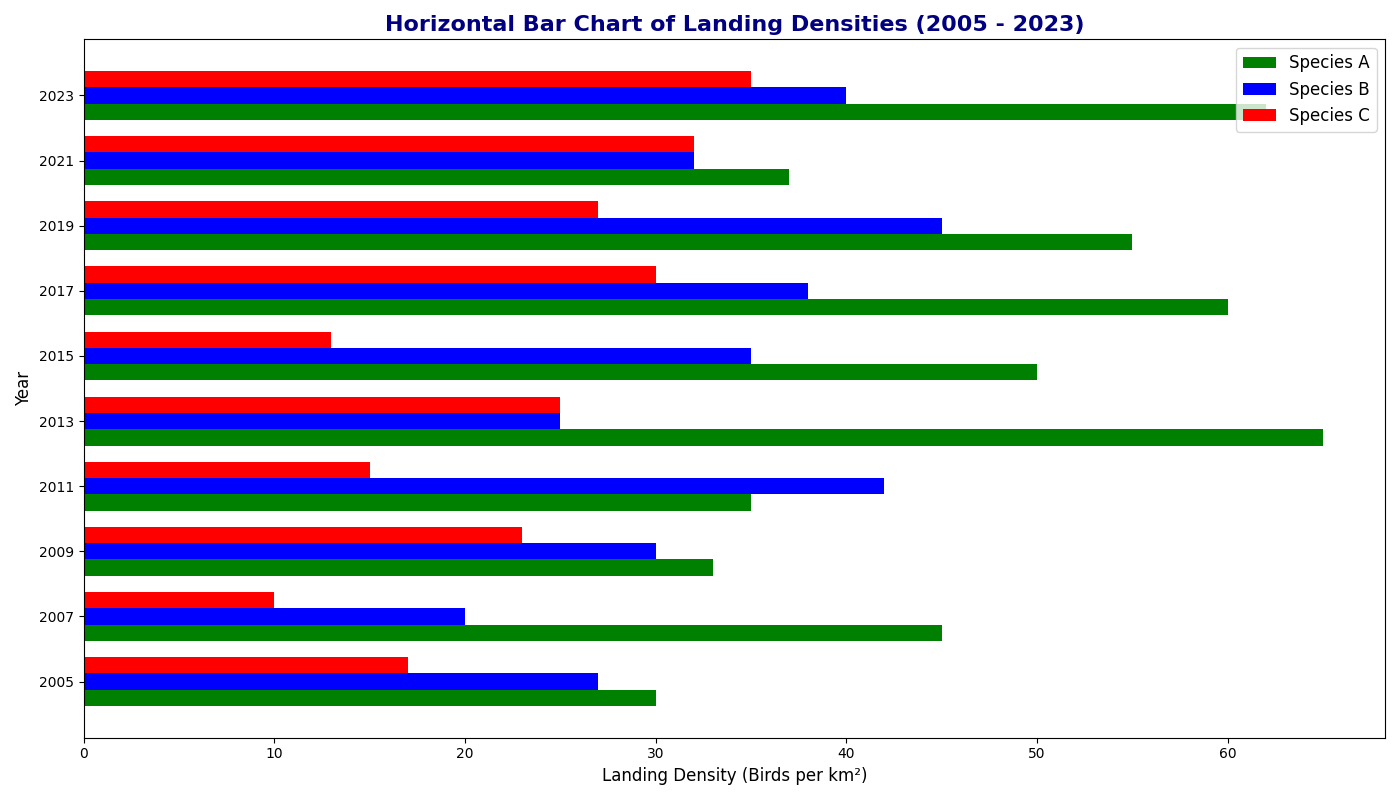

This figure's Python source:
import matplotlib.pyplot as plt
import numpy as np

years = np.array(['2005', '2007', '2009', '2011', '2013', '2015', '2017', '2019', '2021', '2023'])

species_a_landing_density = np.array([30, 45, 33, 35, 65, 50, 60, 55, 37, 62])
species_b_landing_density = np.array([27, 20, 30, 42, 25, 35, 38, 45, 32, 40])
species_c_landing_density = np.array([17, 10, 23, 15, 25, 13, 30, 27, 32, 35])

bar_width = 0.25
indices = np.arange(len(years))

fig, ax = plt.subplots(figsize=(14, 8))

# Shuffled the colors for each species
ax.barh(indices, species_a_landing_density, height=bar_width, color='green', label='Species A')
ax.barh(indices + bar_width, species_b_landing_density, height=bar_width, color='blue', label='Species B')
ax.barh(indices + 2 * bar_width, species_c_landing_density, height=bar_width, color='red', label='Species C')

ax.set_yticks(indices + bar_width)
ax.set_yticklabels(years)

ax.set_title('Horizontal Bar Chart of Landing Densities (2005 - 2023)', fontsize=16, fontweight='bold', color='navy')
ax.set_ylabel('Year', fontsize=12)
ax.set_xlabel('Landing Density (Birds per km²)', fontsize=12)

ax.legend(loc='upper right', fontsize=12)

plt.tight_layout()
plt.show()
